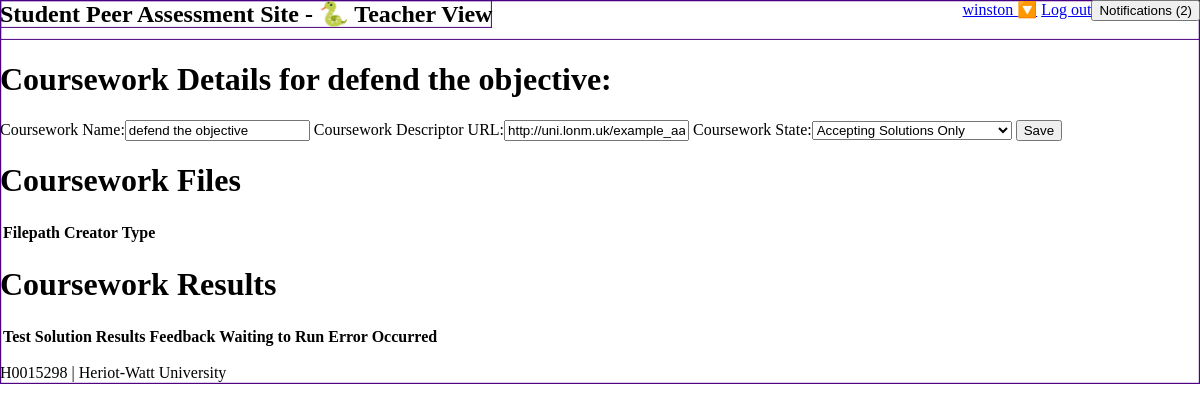
Before: /teacher/cw/1 (signed in) with the older database file.
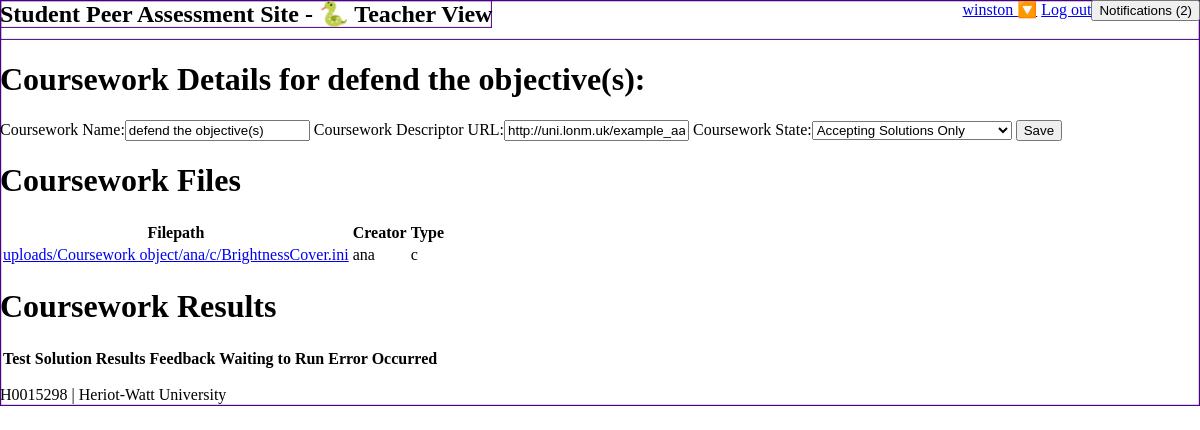
After: the same page with the newer database file.
### student/models.py (models this page shows, shortened)
class Coursework(m.Model):
    name = m.CharField(max_length=128)
    descriptor = m.URLField()
    course = m.ForeignKey(Course, m.CASCADE)
    state = m.CharField(max_length=1,
                        choices=CourseworkState.POSSIBLE_STATES,
                        default=CourseworkState.INVISIBLE)

class File(m.Model):
    filepath = m.FileField(upload_to=upload_directory_path)
    coursework = m.ForeignKey(Coursework, m.CASCADE)
    creator = m.ForeignKey(User, m.CASCADE)
    type = m.CharField(max_length=1, choices=FileType.POSSIBLE_TYPES)

### teacher/permission.py (the view)
    def is_teacher_internal(request, **args):
        teacher_group = Group.objects.get(name="teacher")
        if teacher_group in request.user.groups.all():
            if not args:
                return f(request)
            else:
                return f(request, args)
        else:
            return HttpResponseForbidden()

### teacher/forms.py
class CourseworkForm(f.Form):
    name = f.CharField(label="Coursework Name", max_length=128)
    descriptor = f.URLField(label="Coursework Descriptor URL")
    state = f.ChoiceField(label="Coursework State", choices=m.CourseworkState.POSSIBLE_STATES)

### teacher/permission.py (called while the page is built)
def is_teacher(f):
    def is_teacher_internal(request, **args):
        teacher_group = Group.objects.get(name="teacher")
        if teacher_group in request.user.groups.all():
            if not args:
                return f(request)
            else:
                return f(request, args)
        else:
            return HttpResponseForbidden()
    return is_teacher_internal

### teacher/views.py (called while the page is built)
@login_required()
@p.is_teacher
def edit_coursework(request, kwargs=None):
    coursework = m.Coursework.objects.get(id=kwargs['c'])
    if request.method == "POST":
        edit_coursework_update(request.POST, coursework)
    return edit_coursework_render(request, coursework)

def edit_coursework_render(request, coursework):
    files = m.File.objects.filter(coursework=coursework)
    results = m.TestResult.objects.filter(coursework=coursework)
    initial = {"name": coursework.name,
               "descriptor": coursework.descriptor,
               "state": coursework.state}
    cw_form = f.CourseworkForm(initial)
    detail = {
        "coursework": coursework,
        "cw_form": cw_form,
        "files": files,
        "results": results
    }
    return render(request, 'teacher/edit_cw.html', detail)

### templates/teacher/edit_cw.html (shortened to what this page needs)
{% extends "teacher/base.html" %}
{% block content %}
<h1>Coursework Details for {{ coursework.name }}:</h1>
<form method="POST" action="">
    {{ cw_form }}
    <input type="submit" value="Save">
</form>
    <h1>Coursework Files</h1>
    <table>
    <thead>
    <tr>
        <th>Filepath</th>
        <th>Creator</th>
        <th>Type</th>
    </tr>
    </thead>
    {% for f in files %}
        <tr>
        <td><a href="{{ f.filepath }}">{{ f.filepath }}</a></td>
        <td>{{ f.creator }}</td>
        <td>{{ f.type }}</td>
        </tr>
    {% endfor %}
    </table>
<h1>Coursework Results</h1>
    <table>
    <thead>
    <tr>
        <th>Test</th>
        <th>Solution</th>
        <th>Results</th>
        <th>Feedback</th>
        <th>Waiting to Run</th>
        <th>Error Occurred</th>
    </tr>
    </thead>
    </table>
{% endblock %}

### templates/teacher/base.html
{% extends 'student/base.html' %}
{% block headertitle %}Student Peer Assessment Site - 🐍 Teacher View{% endblock %}

### templates/student/base.html (shortened to what this page needs)
{% load static %}
<!DOCTYPE html>
<html lang="en">
<head>
    <link rel="stylesheet" type="text/css" href="{%  static "student/css/main.css" %}" />
    <link rel="stylesheet" type="text/css" href="{%  static "student/css/notify_box.css" %}" />
</head>
<body>
    {% block header %}
        <nav>
            <h1>{% block headertitle %}Student Peer Assessment Site{% endblock %}</h1>
            <button id="note_count" onclick="toggle_notes_status()">Notifications (0)</button>
            {% if request.user %}
                <div id="userMenu">
                    <a href="#userMenu">{{ request.user }} 🔽</a>
                    <a href="{% url 'logout'%}">Log out</a>
                </div>
            {% else %}
                <div id="userMenu"><a href="#userMenu">Not logged in</a></div>
            {% endif %}
        </nav>
    {% endblock %}
    <main>
        {% block content %}{% endblock %}
    </main>
    {% block footer %}
        <footer>H0015298 | Heriot-Watt University</footer>
    {% endblock %}
</body>
</html>

### student/static/student/css/main.css (style rules this page uses)
html, body { padding: 0; margin: 0; }
nav { width: 100%; height: 40px; margin-bottom: 15px; }
nav h1 { float: left; margin: 0; }
nav div { float: right; }
footer { margin-top: 15px; width: 100%; height: 20px; }

### student/static/student/css/notify_box.css (style rules this page uses)
#note_count { float: right; }

Changed rows visible on the page:
changed Coursework "http://uni.lonm.uk/example_aa1.pdf": name "defend the objective" → "defend the objective(s)"
added File: filepath "uploads/Coursework object/ana/c/BrightnessCover.ini", creator "ana", type "c"
